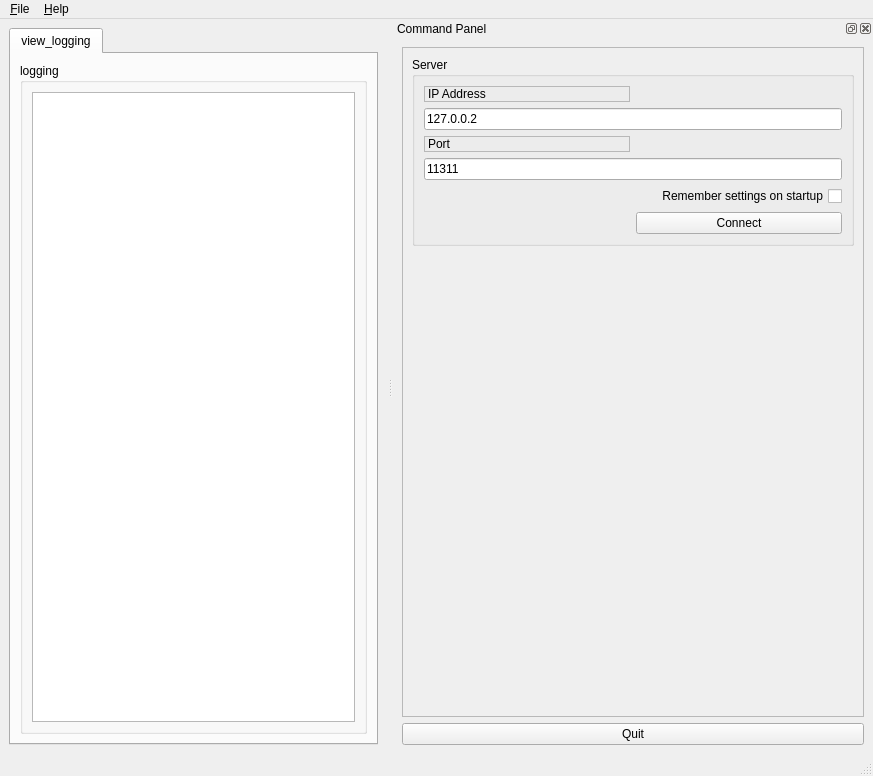
<?xml version="1.0" encoding="UTF-8"?>
<ui version="4.0">
 <class>MainWindow_</class>
 <widget class="QMainWindow" name="MainWindow_">
  <property name="geometry">
   <rect>
    <x>0</x>
    <y>0</y>
    <width>873</width>
    <height>776</height>
   </rect>
  </property>
  <property name="windowTitle">
   <string>DemoApp</string>
  </property>
  <property name="windowIcon">
   <iconset resource="../resources/images.qrc">
    <normaloff>:/images/icon.png</normaloff>:/images/icon.png</iconset>
  </property>
  <property name="locale">
   <locale language="English" country="UnitedStates"/>
  </property>
  <widget class="QWidget" name="centralwidget">
   <layout class="QHBoxLayout">
    <item>
     <widget class="QTabWidget" name="tab_manager">
      <property name="minimumSize">
       <size>
        <width>100</width>
        <height>0</height>
       </size>
      </property>
      <property name="locale">
       <locale language="English" country="UnitedStates"/>
      </property>
      <property name="currentIndex">
       <number>0</number>
      </property>
      <widget class="QWidget" name="tab_2">
       <attribute name="title">
        <string>view_logging</string>
       </attribute>
       <layout class="QVBoxLayout" name="verticalLayout_6">
        <item>
         <widget class="QGroupBox" name="groupBox_image_2">
          <property name="title">
           <string>logging</string>
          </property>
          <layout class="QGridLayout" name="gridLayout_2">
           <item row="4" column="0" rowspan="3" colspan="2">
            <widget class="QListView" name="logView">
             <property name="enabled">
              <bool>true</bool>
             </property>
             <property name="sizePolicy">
              <sizepolicy hsizetype="Expanding" vsizetype="Expanding">
               <horstretch>0</horstretch>
               <verstretch>0</verstretch>
              </sizepolicy>
             </property>
            </widget>
           </item>
          </layout>
         </widget>
        </item>
       </layout>
      </widget>
     </widget>
    </item>
   </layout>
  </widget>
  <widget class="QMenuBar" name="menubar">
   <property name="geometry">
    <rect>
     <x>0</x>
     <y>0</y>
     <width>873</width>
     <height>36</height>
    </rect>
   </property>
   <widget class="QMenu" name="menu_File">
    <property name="title">
     <string>&amp;Help</string>
    </property>
    <addaction name="action_Preferences"/>
    <addaction name="separator"/>
    <addaction name="action_About"/>
    <addaction name="separator"/>
   </widget>
   <widget class="QMenu" name="menuDemo_App">
    <property name="title">
     <string>&amp;File</string>
    </property>
    <addaction name="actionOpen"/>
    <addaction name="action_Quit"/>
   </widget>
   <addaction name="menuDemo_App"/>
   <addaction name="menu_File"/>
  </widget>
  <widget class="QStatusBar" name="statusbar"/>
  <widget class="QDockWidget" name="dock_status">
   <property name="sizePolicy">
    <sizepolicy hsizetype="Minimum" vsizetype="Preferred">
     <horstretch>0</horstretch>
     <verstretch>0</verstretch>
    </sizepolicy>
   </property>
   <property name="minimumSize">
    <size>
     <width>480</width>
     <height>680</height>
    </size>
   </property>
   <property name="allowedAreas">
    <set>Qt::RightDockWidgetArea</set>
   </property>
   <property name="windowTitle">
    <string>Command Panel</string>
   </property>
   <attribute name="dockWidgetArea">
    <number>2</number>
   </attribute>
   <widget class="QWidget" name="dockWidgetContents_2">
    <layout class="QVBoxLayout" name="verticalLayout">
     <item>
      <widget class="QFrame" name="frame">
       <property name="sizePolicy">
        <sizepolicy hsizetype="Minimum" vsizetype="Preferred">
         <horstretch>0</horstretch>
         <verstretch>0</verstretch>
        </sizepolicy>
       </property>
       <property name="frameShape">
        <enum>QFrame::StyledPanel</enum>
       </property>
       <property name="frameShadow">
        <enum>QFrame::Raised</enum>
       </property>
       <layout class="QVBoxLayout" name="verticalLayout_3">
        <item>
         <widget class="QGroupBox" name="groupBox">
          <property name="title">
           <string>Server</string>
          </property>
          <layout class="QGridLayout" name="gridLayout">
           <item row="2" column="0">
            <widget class="QLabel" name="label_ip_port">
             <property name="frameShape">
              <enum>QFrame::StyledPanel</enum>
             </property>
             <property name="frameShadow">
              <enum>QFrame::Raised</enum>
             </property>
             <property name="text">
              <string>Port</string>
             </property>
            </widget>
           </item>
           <item row="5" column="1">
            <widget class="QPushButton" name="connect_button">
             <property name="enabled">
              <bool>true</bool>
             </property>
             <property name="sizePolicy">
              <sizepolicy hsizetype="MinimumExpanding" vsizetype="Fixed">
               <horstretch>0</horstretch>
               <verstretch>0</verstretch>
              </sizepolicy>
             </property>
             <property name="toolTip">
              <string>Set the target to the current joint trajectory state.</string>
             </property>
             <property name="statusTip">
              <string>Clear all waypoints and set the target to the current joint trajectory state.</string>
             </property>
             <property name="text">
              <string>Connect</string>
             </property>
            </widget>
           </item>
           <item row="5" column="0">
            <spacer name="horizontalSpacer">
             <property name="orientation">
              <enum>Qt::Horizontal</enum>
             </property>
             <property name="sizeHint" stdset="0">
              <size>
               <width>170</width>
               <height>21</height>
              </size>
             </property>
            </spacer>
           </item>
           <item row="4" column="0" colspan="2">
            <widget class="QCheckBox" name="checkbox_remember_settings">
             <property name="layoutDirection">
              <enum>Qt::RightToLeft</enum>
             </property>
             <property name="text">
              <string>Remember settings on startup</string>
             </property>
            </widget>
           </item>
           <item row="3" column="0" colspan="2">
            <widget class="QLineEdit" name="line_edit_port">
             <property name="text">
              <string>11311</string>
             </property>
            </widget>
           </item>
           <item row="1" column="0" colspan="2">
            <widget class="QLineEdit" name="line_edit_addr">
             <property name="text">
              <string>127.0.0.2</string>
             </property>
            </widget>
           </item>
           <item row="0" column="0">
            <widget class="QLabel" name="label_ip_addr">
             <property name="frameShape">
              <enum>QFrame::StyledPanel</enum>
             </property>
             <property name="frameShadow">
              <enum>QFrame::Raised</enum>
             </property>
             <property name="text">
              <string>IP Address</string>
             </property>
            </widget>
           </item>
          </layout>
         </widget>
        </item>
        <item>
         <spacer name="verticalSpacer_3">
          <property name="orientation">
           <enum>Qt::Vertical</enum>
          </property>
          <property name="sizeHint" stdset="0">
           <size>
            <width>20</width>
            <height>233</height>
           </size>
          </property>
         </spacer>
        </item>
       </layout>
      </widget>
     </item>
     <item>
      <widget class="QPushButton" name="quit_button">
       <property name="sizePolicy">
        <sizepolicy hsizetype="MinimumExpanding" vsizetype="Fixed">
         <horstretch>0</horstretch>
         <verstretch>0</verstretch>
        </sizepolicy>
       </property>
       <property name="text">
        <string>Quit</string>
       </property>
      </widget>
     </item>
    </layout>
   </widget>
  </widget>
  <action name="action_Quit">
   <property name="text">
    <string>&amp;Quit</string>
   </property>
   <property name="shortcut">
    <string>Ctrl+Q</string>
   </property>
   <property name="shortcutContext">
    <enum>Qt::ApplicationShortcut</enum>
   </property>
  </action>
  <action name="action_Preferences">
   <property name="text">
    <string>&amp;Preferences</string>
   </property>
  </action>
  <action name="action_About">
   <property name="text">
    <string>&amp;About</string>
   </property>
  </action>
  <action name="actionOpen">
   <property name="text">
    <string>&amp;Open</string>
   </property>
  </action>
  <action name="actionClose">
   <property name="text">
    <string>&amp;Close</string>
   </property>
  </action>
 </widget>
 <resources>
  <include location="../resources/images.qrc"/>
 </resources>
 <connections/>
</ui>
